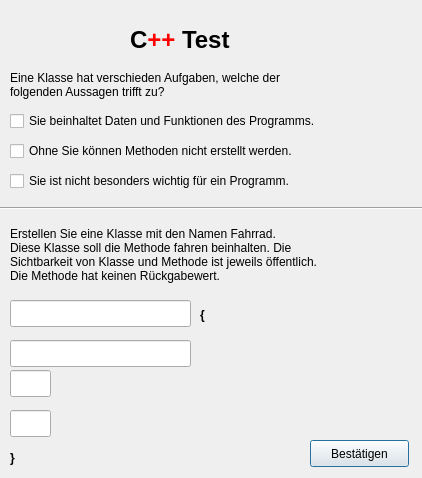
<?xml version="1.0" encoding="UTF-8"?>
<ui version="4.0">
 <class>testmodule6</class>
 <widget class="QDialog" name="testmodule6">
  <property name="geometry">
   <rect>
    <x>0</x>
    <y>0</y>
    <width>422</width>
    <height>478</height>
   </rect>
  </property>
  <property name="windowTitle">
   <string>Dialog</string>
  </property>
  <widget class="QLabel" name="label">
   <property name="geometry">
    <rect>
     <x>130</x>
     <y>20</y>
     <width>101</width>
     <height>41</height>
    </rect>
   </property>
   <property name="text">
    <string>&lt;html&gt;&lt;head/&gt;&lt;body&gt;&lt;p&gt;&lt;span style=&quot; font-size:18pt; font-weight:600;&quot;&gt;C&lt;/span&gt;&lt;span style=&quot; font-size:18pt; font-weight:600; color:#ff0000;&quot;&gt;++&lt;/span&gt;&lt;span style=&quot; font-size:18pt; font-weight:600;&quot;&gt; Test&lt;/span&gt;&lt;/p&gt;&lt;/body&gt;&lt;/html&gt;</string>
   </property>
  </widget>
  <widget class="QLabel" name="label_2">
   <property name="geometry">
    <rect>
     <x>10</x>
     <y>70</y>
     <width>351</width>
     <height>31</height>
    </rect>
   </property>
   <property name="text">
    <string>Eine Klasse hat verschieden Aufgaben, welche der &lt;br&gt;folgenden Aussagen trifft zu?</string>
   </property>
  </widget>
  <widget class="QCheckBox" name="checkBox">
   <property name="geometry">
    <rect>
     <x>10</x>
     <y>110</y>
     <width>391</width>
     <height>22</height>
    </rect>
   </property>
   <property name="text">
    <string>Sie beinhaltet Daten und Funktionen des Programms.</string>
   </property>
  </widget>
  <widget class="QCheckBox" name="checkBox_2">
   <property name="geometry">
    <rect>
     <x>10</x>
     <y>140</y>
     <width>391</width>
     <height>22</height>
    </rect>
   </property>
   <property name="text">
    <string>Ohne Sie können Methoden nicht erstellt werden.</string>
   </property>
  </widget>
  <widget class="QCheckBox" name="checkBox_3">
   <property name="geometry">
    <rect>
     <x>10</x>
     <y>170</y>
     <width>391</width>
     <height>22</height>
    </rect>
   </property>
   <property name="text">
    <string>Sie ist nicht besonders wichtig für ein Programm.</string>
   </property>
  </widget>
  <widget class="Line" name="line">
   <property name="geometry">
    <rect>
     <x>0</x>
     <y>200</y>
     <width>441</width>
     <height>16</height>
    </rect>
   </property>
   <property name="orientation">
    <enum>Qt::Horizontal</enum>
   </property>
  </widget>
  <widget class="QLabel" name="label_3">
   <property name="geometry">
    <rect>
     <x>10</x>
     <y>220</y>
     <width>401</width>
     <height>71</height>
    </rect>
   </property>
   <property name="text">
    <string>Erstellen Sie eine Klasse mit den Namen Fahrrad. &lt;br&gt;Diese Klasse soll die Methode fahren beinhalten. Die&lt;br&gt; Sichtbarkeit von Klasse und Methode ist jeweils öffentlich. &lt;br&gt;Die Methode hat keinen Rückgabewert.</string>
   </property>
  </widget>
  <widget class="QLineEdit" name="tb1">
   <property name="geometry">
    <rect>
     <x>10</x>
     <y>300</y>
     <width>181</width>
     <height>27</height>
    </rect>
   </property>
  </widget>
  <widget class="QLabel" name="label_4">
   <property name="geometry">
    <rect>
     <x>200</x>
     <y>300</y>
     <width>67</width>
     <height>31</height>
    </rect>
   </property>
   <property name="text">
    <string>&lt;html&gt;&lt;head/&gt;&lt;body&gt;&lt;p&gt;&lt;span style=&quot; font-weight:600;&quot;&gt;{&lt;/span&gt;&lt;/p&gt;&lt;/body&gt;&lt;/html&gt;</string>
   </property>
  </widget>
  <widget class="QLineEdit" name="tb2">
   <property name="geometry">
    <rect>
     <x>10</x>
     <y>340</y>
     <width>181</width>
     <height>27</height>
    </rect>
   </property>
  </widget>
  <widget class="QLineEdit" name="tb3">
   <property name="geometry">
    <rect>
     <x>10</x>
     <y>370</y>
     <width>41</width>
     <height>27</height>
    </rect>
   </property>
  </widget>
  <widget class="QLineEdit" name="tb4">
   <property name="geometry">
    <rect>
     <x>10</x>
     <y>410</y>
     <width>41</width>
     <height>27</height>
    </rect>
   </property>
  </widget>
  <widget class="QLabel" name="label_5">
   <property name="geometry">
    <rect>
     <x>10</x>
     <y>450</y>
     <width>67</width>
     <height>17</height>
    </rect>
   </property>
   <property name="text">
    <string>&lt;html&gt;&lt;head/&gt;&lt;body&gt;&lt;p&gt;&lt;span style=&quot; font-weight:600;&quot;&gt;}&lt;/span&gt;&lt;/p&gt;&lt;/body&gt;&lt;/html&gt;</string>
   </property>
  </widget>
  <widget class="QPushButton" name="pushButton">
   <property name="geometry">
    <rect>
     <x>310</x>
     <y>440</y>
     <width>99</width>
     <height>27</height>
    </rect>
   </property>
   <property name="text">
    <string>Bestätigen</string>
   </property>
  </widget>
 </widget>
 <resources/>
 <connections/>
</ui>
